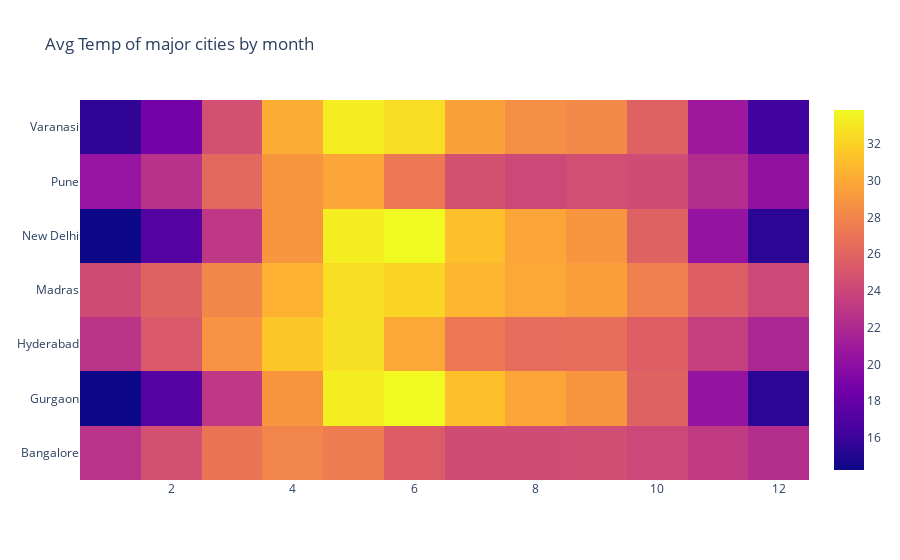

Write notebook code for a chart like this one.
### Code cell
import plotly.graph_objs as go 
#how to show the HeatMap by Cities
data = [go.Heatmap(x=data2['month'], y=data2['City'], z=data2['Mean_temp'])]
layout = go.Layout(title='Avg Temp of major cities by month')
fig = go.Figure(data=data, layout=layout)
fig.show()

### Figure 1 — Plotly figure (JSON) as saved in the notebook; plotly's stock layout.template omitted (floating-point values rounded to 4 significant figures)
{"data": [{"type": "heatmap", "x": [1, 2, 3, 4, 5, 6, 7, 8, 9, 10, 11, 12, 1, 2, 3, 4, 5, 6, 7, 8, 9, 10, 11, 12, 1, 2, 3, 4, 5, 6, 7, 8, 9, 10, 11, 12, 1, 2, 3, 4, 5, 6, 7, 8, 9, 10, 11, 12, 1, 2, 3, 4, 5, 6, 7, 8, 9, 10, 11, 12, 1, 2, 3, 4, 5, 6, 7, 8, 9, 10, 11, 12, 1, 2, 3, 4, 5, 6, 7, 8, 9, 10, 11, 12], "y": ["Bangalore", "Bangalore", "Bangalore", "Bangalore", "Bangalore", "Bangalore", "Bangalore", "Bangalore", "Bangalore", "Bangalore", "Bangalore", "Bangalore", "Gurgaon", "Gurgaon", "Gurgaon", "Gurgaon", "Gurgaon", "Gurgaon", "Gurgaon", "Gurgaon", "Gurgaon", "Gurgaon", "Gurgaon", "Gurgaon", "Hyderabad", "Hyderabad", "Hyderabad", "Hyderabad", "Hyderabad", "Hyderabad", "Hyderabad", "Hyderabad", "Hyderabad", "Hyderabad", "Hyderabad", "Hyderabad", "Madras", "Madras", "Madras", "Madras", "Madras", "Madras", "Madras", "Madras", "Madras", "Madras", "Madras", "Madras", "New Delhi", "New Delhi", "New Delhi", "New Delhi", "New Delhi", "New Delhi", "New Delhi", "New Delhi", "New Delhi", "New Delhi", "New Delhi", "New Delhi", "Pune", "Pune", "Pune", "Pune", "Pune", "Pune", "Pune", "Pune", "Pune", "Pune", "Pune", "Pune", "Varanasi", "Varanasi", "Varanasi", "Varanasi", "Varanasi", "Varanasi", "Varanasi", "Varanasi", "Varanasi", "Varanasi", "Varanasi", "Varanasi"], "z": [22.71, 24.66, 27.06, 27.99, 27.52, 25.47, 24.4, 24.36, 24.5, 24.09, 23.27, 22.29, 14.24, 17.14, 23.01, 29.0, 33.3, 33.87, 31.17, 29.75, 28.99, 25.87, 20.35, 15.38, 22.76, 25.32, 28.8, 31.47, 32.7, 29.97, 27.22, 26.57, 26.64, 25.68, 23.51, 21.89, 24.35, 25.83, 28.11, 30.44, 32.58, 32.14, 30.66, 29.98, 29.4, 27.74, 25.67, 24.17, 14.24, 17.14, 23.01, 29.0, 33.3, 33.87, 31.17, 29.75, 28.99, 25.87, 20.35, 15.38, 20.45, 22.61, 26.29, 29.0, 29.84, 27.22, 24.72, 24.2, 24.57, 24.37, 22.31, 20.25, 15.6, 18.72, 24.65, 30.19, 33.31, 32.57, 29.61, 28.59, 28.24, 25.77, 20.84, 16.25]}], "layout": {"title": {"text": "Avg Temp of major cities by month"}}}
